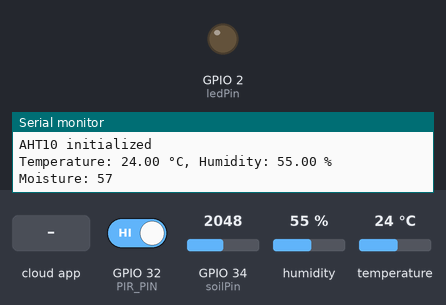
Recording of a sketch running on a simulated ESP32. Shown: output pins drawn as LEDs (lit = HIGH), the last lines printed to the serial monitor. The inputs (shaded band) are chosen by the test bench; at power-on: GPIO 32 (PIR_PIN) HIGH, GPIO 34 (soilPin) = 2048, humidity 55 %, temperature 24 °C. WiFi joins after 1.5 s; servers stay silent unless stated; the Firebase database answers and starts empty.

Above: at 2.7 s.
2.8 s: the phone or cloud app sets state to 1
At 7.9 s:
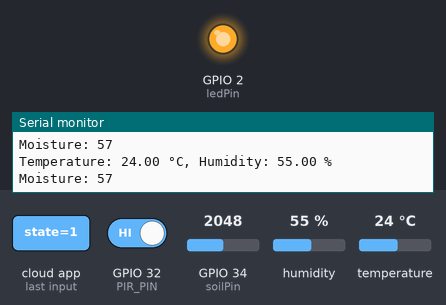
8.9 s: the phone or cloud app sets state to 0
At 14.6 s:
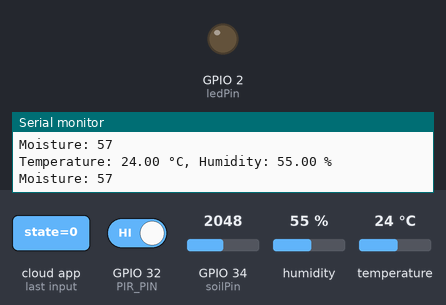
Timing chart, 0 to 16.1 s (numbered marks = the images above; inputs shaded):
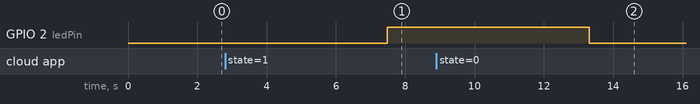

The sketch:

esp32_v17.ino
```cpp
#include <WiFi.h>
#include <Firebase_ESP_Client.h>
#include <Adafruit_AHTX0.h>
#include <Adafruit_VEML7700.h>
TwoWire I2C_VEML = TwoWire(0);
TwoWire I2C_AHT = TwoWire(1);

// Wi-Fi and Firebase Configuration
#define WIFI_SSID ""
#define WIFI_PASSWORD ""
#define API_KEY ""
#define DATABASE_URL ""
#define USER_EMAIL ""
#define USER_PASSWORD ""

// Firebase Objects
FirebaseData fbdo;
FirebaseAuth auth;
FirebaseConfig config;

// Pin Definitions
const int ledPin = 2;
const int soilPin = 34;
#define PIR_PIN 32

// AHT10 Sensor
Adafruit_AHTX0 aht;

// Light sensor
Adafruit_VEML7700 veml;
#define SAMPLE_INTERVAL_SEC 30

// Timing Control
unsigned long lastSampleMillis = 0;
unsigned long sendDataPrevMillis = 0;

// Soil calibration
int airValue = 3120;
int waterValue = 1265;

void setup() {
  Serial.begin(115200);
  pinMode(ledPin, OUTPUT);
  digitalWrite(ledPin, LOW);
  I2C_VEML.begin(22, 21); // SDA, SCL for VEML7700
  I2C_AHT.begin(18, 19);  // SDA, SCL for AHT10

  // WiFi
  Serial.print("Connecting to WiFi");
  WiFi.begin(WIFI_SSID, WIFI_PASSWORD);
  while (WiFi.status() != WL_CONNECTED) {
    Serial.print(".");
    delay(300);
  }
  Serial.println("\nConnected!");
  Serial.println(WiFi.localIP());

  // Initialize AHT10
  if (!aht.begin(&I2C_AHT)) {
    Serial.println("Could not find AHT10 sensor!");
    while (1);
  }
  Serial.println("AHT10 initialized");

  // PIR
  pinMode(PIR_PIN, INPUT);

  // Firebase
  config.api_key = API_KEY;
  config.database_url = DATABASE_URL;
  auth.user.email = USER_EMAIL;
  auth.user.password = USER_PASSWORD;

  fbdo.setBSSLBufferSize(4096, 4096);
  fbdo.setResponseSize(4096);
  Firebase.reconnectNetwork(true);
  Firebase.begin(&config, &auth);
  Firebase.setDoubleDigits(5);

  // Light sensor
  if (!veml.begin(&I2C_VEML)) {
    Serial.println("VEML7700 not found");
    while (1);
  }

  veml.setGain(VEML7700_GAIN_1);
  veml.setIntegrationTime(VEML7700_IT_100MS);
}

void loop() {

  if (Firebase.ready() && (millis() - sendDataPrevMillis > 2000 || sendDataPrevMillis == 0)) {
    sendDataPrevMillis = millis();
  }

  // LED
  int ledState;
  if (Firebase.RTDB.getInt(&fbdo, "/led/state", &ledState)) {
    digitalWrite(ledPin, ledState);
  }

  // AHT10 Reading
  sensors_event_t humidity, temp;
  aht.getEvent(&humidity, &temp);

  Serial.printf("Temperature: %.2f °C, Humidity: %.2f %%\n",
                temp.temperature, humidity.relative_humidity);

  Firebase.RTDB.setFloat(&fbdo, "/sensor/temperature", temp.temperature);
  Firebase.RTDB.setFloat(&fbdo, "/sensor/humidity", humidity.relative_humidity);

  // Soil moisture
  int raw = analogRead(soilPin);
  int moisture = map(raw, airValue, waterValue, 0, 100);
  moisture = constrain(moisture, 0, 100);

  Serial.print("Moisture: ");
  Serial.println(moisture);

  // Send soil data to Firebase
  Firebase.RTDB.setInt(&fbdo, "/sensor/capacitiveSoilMoisture", moisture);

  // Light sensor
  unsigned long now = millis();
  if (now - lastSampleMillis >= SAMPLE_INTERVAL_SEC * 1000UL) {
    lastSampleMillis = now;

    delay(120);

    uint16_t als_raw = veml.readALS();
    float lux = veml.readLux();

    Firebase.RTDB.setInt(&fbdo, "/sensor/light/lux", round(lux));
    Firebase.RTDB.setInt(&fbdo, "/sensor/light/raw", als_raw);
  }

  // PIR
  int pirState = digitalRead(PIR_PIN);
  Firebase.RTDB.setBool(&fbdo, "/sensor/motion", pirState);

  delay(5000);
}
```

Measured:
- after the input at 2.8 s, GPIO 2 (ledPin): LOW → HIGH after 4.7 s
- after the input at 8.9 s, GPIO 2 (ledPin): HIGH → LOW after 4.4 s
